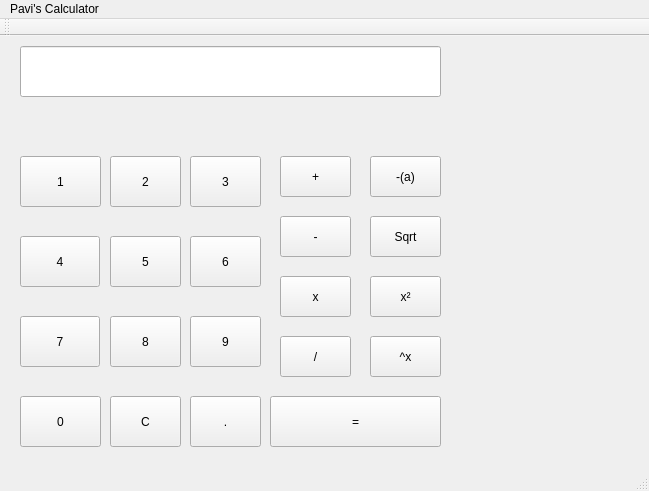
<?xml version="1.0" encoding="UTF-8"?>
<ui version="4.0">
 <class>MainWindow</class>
 <widget class="QMainWindow" name="MainWindow">
  <property name="geometry">
   <rect>
    <x>0</x>
    <y>0</y>
    <width>649</width>
    <height>491</height>
   </rect>
  </property>
  <property name="windowTitle">
   <string>MainWindow</string>
  </property>
  <widget class="QWidget" name="centralWidget">
   <widget class="QLineEdit" name="lineEdit">
    <property name="geometry">
     <rect>
      <x>20</x>
      <y>10</y>
      <width>421</width>
      <height>51</height>
     </rect>
    </property>
   </widget>
   <widget class="QPushButton" name="pushButton_2">
    <property name="geometry">
     <rect>
      <x>110</x>
      <y>120</y>
      <width>71</width>
      <height>51</height>
     </rect>
    </property>
    <property name="text">
     <string>2</string>
    </property>
   </widget>
   <widget class="QPushButton" name="pushButton_3">
    <property name="geometry">
     <rect>
      <x>190</x>
      <y>120</y>
      <width>71</width>
      <height>51</height>
     </rect>
    </property>
    <property name="text">
     <string>3</string>
    </property>
   </widget>
   <widget class="QPushButton" name="pushButton_4">
    <property name="geometry">
     <rect>
      <x>20</x>
      <y>200</y>
      <width>80</width>
      <height>51</height>
     </rect>
    </property>
    <property name="text">
     <string>4</string>
    </property>
   </widget>
   <widget class="QPushButton" name="pushButton_5">
    <property name="geometry">
     <rect>
      <x>110</x>
      <y>200</y>
      <width>71</width>
      <height>51</height>
     </rect>
    </property>
    <property name="text">
     <string>5</string>
    </property>
   </widget>
   <widget class="QPushButton" name="pushButton_6">
    <property name="geometry">
     <rect>
      <x>190</x>
      <y>200</y>
      <width>71</width>
      <height>51</height>
     </rect>
    </property>
    <property name="text">
     <string>6</string>
    </property>
   </widget>
   <widget class="QPushButton" name="pushButton_7">
    <property name="geometry">
     <rect>
      <x>20</x>
      <y>280</y>
      <width>80</width>
      <height>51</height>
     </rect>
    </property>
    <property name="text">
     <string>7</string>
    </property>
   </widget>
   <widget class="QPushButton" name="pushButton_8">
    <property name="geometry">
     <rect>
      <x>110</x>
      <y>280</y>
      <width>71</width>
      <height>51</height>
     </rect>
    </property>
    <property name="text">
     <string>8</string>
    </property>
   </widget>
   <widget class="QPushButton" name="pushButton_9">
    <property name="geometry">
     <rect>
      <x>190</x>
      <y>280</y>
      <width>71</width>
      <height>51</height>
     </rect>
    </property>
    <property name="text">
     <string>9</string>
    </property>
   </widget>
   <widget class="QPushButton" name="pushButton_0">
    <property name="geometry">
     <rect>
      <x>20</x>
      <y>360</y>
      <width>81</width>
      <height>51</height>
     </rect>
    </property>
    <property name="text">
     <string>0</string>
    </property>
   </widget>
   <widget class="QPushButton" name="pushButton_C">
    <property name="geometry">
     <rect>
      <x>110</x>
      <y>360</y>
      <width>71</width>
      <height>51</height>
     </rect>
    </property>
    <property name="text">
     <string>C</string>
    </property>
   </widget>
   <widget class="QPushButton" name="pushButton_DECIMAL">
    <property name="geometry">
     <rect>
      <x>190</x>
      <y>360</y>
      <width>71</width>
      <height>51</height>
     </rect>
    </property>
    <property name="text">
     <string>.</string>
    </property>
   </widget>
   <widget class="QPushButton" name="pushButton_1">
    <property name="geometry">
     <rect>
      <x>20</x>
      <y>120</y>
      <width>81</width>
      <height>51</height>
     </rect>
    </property>
    <property name="text">
     <string>1</string>
    </property>
   </widget>
   <widget class="QPushButton" name="pushButton_PLUS">
    <property name="geometry">
     <rect>
      <x>280</x>
      <y>120</y>
      <width>71</width>
      <height>41</height>
     </rect>
    </property>
    <property name="text">
     <string>+</string>
    </property>
   </widget>
   <widget class="QPushButton" name="pushButton_MINUS">
    <property name="geometry">
     <rect>
      <x>280</x>
      <y>180</y>
      <width>71</width>
      <height>41</height>
     </rect>
    </property>
    <property name="text">
     <string>-</string>
    </property>
   </widget>
   <widget class="QPushButton" name="pushButton_MULTIPLY">
    <property name="geometry">
     <rect>
      <x>280</x>
      <y>240</y>
      <width>71</width>
      <height>41</height>
     </rect>
    </property>
    <property name="text">
     <string>x</string>
    </property>
   </widget>
   <widget class="QPushButton" name="pushButton_DIVIDE">
    <property name="geometry">
     <rect>
      <x>280</x>
      <y>300</y>
      <width>71</width>
      <height>41</height>
     </rect>
    </property>
    <property name="text">
     <string>/</string>
    </property>
   </widget>
   <widget class="QPushButton" name="pushButton_EQUALS">
    <property name="geometry">
     <rect>
      <x>270</x>
      <y>360</y>
      <width>171</width>
      <height>51</height>
     </rect>
    </property>
    <property name="text">
     <string>=</string>
    </property>
   </widget>
   <widget class="QPushButton" name="pushButton_SQRT">
    <property name="geometry">
     <rect>
      <x>370</x>
      <y>180</y>
      <width>71</width>
      <height>41</height>
     </rect>
    </property>
    <property name="text">
     <string>Sqrt</string>
    </property>
   </widget>
   <widget class="QPushButton" name="pushButton_SQUARE">
    <property name="geometry">
     <rect>
      <x>370</x>
      <y>240</y>
      <width>71</width>
      <height>41</height>
     </rect>
    </property>
    <property name="text">
     <string>x²</string>
    </property>
   </widget>
   <widget class="QPushButton" name="pushButton_potenz">
    <property name="geometry">
     <rect>
      <x>370</x>
      <y>300</y>
      <width>71</width>
      <height>41</height>
     </rect>
    </property>
    <property name="text">
     <string>^x</string>
    </property>
   </widget>
   <widget class="QPushButton" name="pushButton_NEGATIVE">
    <property name="geometry">
     <rect>
      <x>370</x>
      <y>120</y>
      <width>71</width>
      <height>41</height>
     </rect>
    </property>
    <property name="text">
     <string>-(a)</string>
    </property>
   </widget>
   <zorder>lineEdit</zorder>
   <zorder>pushButton_DECIMAL</zorder>
   <zorder>pushButton_9</zorder>
   <zorder>pushButton_6</zorder>
   <zorder>pushButton_3</zorder>
   <zorder>pushButton_4</zorder>
   <zorder>pushButton_0</zorder>
   <zorder>pushButton_C</zorder>
   <zorder>pushButton_7</zorder>
   <zorder>pushButton_8</zorder>
   <zorder>pushButton_5</zorder>
   <zorder>pushButton_2</zorder>
   <zorder>pushButton_1</zorder>
   <zorder>pushButton_PLUS</zorder>
   <zorder>pushButton_MINUS</zorder>
   <zorder>pushButton_MULTIPLY</zorder>
   <zorder>pushButton_DIVIDE</zorder>
   <zorder>pushButton_EQUALS</zorder>
   <zorder>pushButton_SQRT</zorder>
   <zorder>pushButton_SQUARE</zorder>
   <zorder>pushButton_potenz</zorder>
   <zorder>pushButton_NEGATIVE</zorder>
  </widget>
  <widget class="QMenuBar" name="menuBar">
   <property name="geometry">
    <rect>
     <x>0</x>
     <y>0</y>
     <width>649</width>
     <height>19</height>
    </rect>
   </property>
   <widget class="QMenu" name="menuPavi_s_Calculator">
    <property name="title">
     <string>Pavi's Calculator</string>
    </property>
    <addaction name="separator"/>
   </widget>
   <addaction name="menuPavi_s_Calculator"/>
  </widget>
  <widget class="QToolBar" name="mainToolBar">
   <attribute name="toolBarArea">
    <enum>TopToolBarArea</enum>
   </attribute>
   <attribute name="toolBarBreak">
    <bool>true</bool>
   </attribute>
  </widget>
  <widget class="QStatusBar" name="statusBar"/>
 </widget>
 <layoutdefault spacing="6" margin="11"/>
 <resources/>
 <connections/>
</ui>
